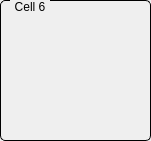
   <widget class="QGroupBox" name="groupBox_5">
    <property name="geometry">
     <rect>
      <x>180</x>
      <y>300</y>
      <width>151</width>
      <height>141</height>
     </rect>
    </property>
    <property name="styleSheet">
     <string notr="true">QGroupBox {
    border: 1px solid black;
    border-radius: 5px;
    margin-top: 0.5em;
}

QGroupBox::title {
    subcontrol-origin: margin;
    left: 10px;
    padding: 0 3px 0 3px;
}</string>
    </property>
    <property name="title">
     <string>Cell 6</string>
    </property>
    <widget class="QESimpleShape" name="qesimpleshape_96">
     <property name="geometry">
      <rect>
       <x>10</x>
       <y>30</y>
       <width>16</width>
       <height>16</height>
      </rect>
     </property>
     <property name="shape">
      <enum>QSimpleShape::circle</enum>
     </property>
     <property name="modulus">
      <number>2</number>
     </property>
     <property name="colour0" stdset="0">
      <color>
       <red>50</red>
       <green>20</green>
       <blue>20</blue>
      </color>
     </property>
     <property name="colour1" stdset="0">
      <color>
       <red>240</red>
       <green>5</green>
       <blue>5</blue>
      </color>
     </property>
     <property name="variable" stdset="0">
      <string>BOC$(cell)-CO-SB1:isInterlock</string>
     </property>
     <property name="variableSubstitutions" stdset="0">
      <string>cell=06</string>
     </property>
     <property name="displayAlarmStateOption" stdset="0">
      <enum>QE::Never</enum>
     </property>
    </widget>
    <widget class="QESubstitutedLabel" name="qesubstitutedlabel_96">
     <property name="geometry">
      <rect>
       <x>30</x>
       <y>30</y>
       <width>110</width>
       <height>17</height>
      </rect>
     </property>
     <property name="alignment">
      <set>Qt::AlignCenter</set>
     </property>
     <property name="labelText" stdset="0">
      <string>BOC$(cell)-CO-SB1</string>
     </property>
     <property name="textSubstitutions" stdset="0">
      <string>cell=06</string>
     </property>
    </widget>
    <widget class="QESubstitutedLabel" name="qesubstitutedlabel_97">
     <property name="geometry">
      <rect>
       <x>30</x>
       <y>50</y>
       <width>110</width>
       <height>17</height>
      </rect>
     </property>
     <property name="alignment">
      <set>Qt::AlignCenter</set>
     </property>
     <property name="labelText" stdset="0">
      <string>BOC$(cell)-CO-SB2</string>
     </property>
     <property name="textSubstitutions" stdset="0">
      <string>cell=06</string>
     </property>
    </widget>
    <widget class="QESimpleShape" name="qesimpleshape_97">
     <property name="geometry">
      <rect>
       <x>10</x>
       <y>50</y>
       <width>16</width>
       <height>16</height>
      </rect>
     </property>
     <property name="shape">
      <enum>QSimpleShape::circle</enum>
     </property>
     <property name="modulus">
      <number>2</number>
     </property>
     <property name="colour0" stdset="0">
      <color>
       <red>50</red>
       <green>20</green>
       <blue>20</blue>
      </color>
     </property>
     <property name="colour1" stdset="0">
      <color>
       <red>240</red>
       <green>5</green>
       <blue>5</blue>
      </color>
     </property>
     <property name="variable" stdset="0">
      <string>BOC$(cell)-CO-SB2:isInterlock</string>
     </property>
     <property name="variableSubstitutions" stdset="0">
      <string>cell=06</string>
     </property>
     <property name="displayAlarmStateOption" stdset="0">
      <enum>QE::Never</enum>
     </property>
    </widget>
    <widget class="QESubstitutedLabel" name="qesubstitutedlabel_98">
     <property name="geometry">
      <rect>
       <x>30</x>
       <y>70</y>
       <width>110</width>
       <height>17</height>
      </rect>
     </property>
     <property name="alignment">
      <set>Qt::AlignCenter</set>
     </property>
     <property name="labelText" stdset="0">
      <string>BOC$(cell)-CO-SB3</string>
     </property>
     <property name="textSubstitutions" stdset="0">
      <string>cell=06</string>
     </property>
    </widget>
    <widget class="QESimpleShape" name="qesimpleshape_98">
     <property name="geometry">
      <rect>
       <x>10</x>
       <y>70</y>
       <width>16</width>
       <height>16</height>
      </rect>
     </property>
     <property name="shape">
      <enum>QSimpleShape::circle</enum>
     </property>
     <property name="modulus">
      <number>2</number>
     </property>
     <property name="colour0" stdset="0">
      <color>
       <red>50</red>
       <green>20</green>
       <blue>20</blue>
      </color>
     </property>
     <property name="colour1" stdset="0">
      <color>
       <red>240</red>
       <green>5</green>
       <blue>5</blue>
      </color>
     </property>
     <property name="variable" stdset="0">
      <string>BOC$(cell)-CO-SB3:isInterlock</string>
     </property>
     <property name="variableSubstitutions" stdset="0">
      <string>cell=06</string>
     </property>
     <property name="displayAlarmStateOption" stdset="0">
      <enum>QE::Never</enum>
     </property>
    </widget>
    <widget class="QESubstitutedLabel" name="qesubstitutedlabel_99">
     <property name="geometry">
      <rect>
       <x>30</x>
       <y>90</y>
       <width>110</width>
       <height>17</height>
      </rect>
     </property>
     <property name="alignment">
      <set>Qt::AlignCenter</set>
     </property>
     <property name="labelText" stdset="0">
      <string>BOC$(cell)-CO-SB4</string>
     </property>
     <property name="textSubstitutions" stdset="0">
      <string>cell=06</string>
     </property>
    </widget>
    <widget class="QESimpleShape" name="qesimpleshape_99">
     <property name="geometry">
      <rect>
       <x>10</x>
       <y>90</y>
       <width>16</width>
       <height>16</height>
      </rect>
     </property>
     <property name="shape">
      <enum>QSimpleShape::circle</enum>
     </property>
     <property name="modulus">
      <number>2</number>
     </property>
     <property name="colour0" stdset="0">
      <color>
       <red>50</red>
       <green>20</green>
       <blue>20</blue>
      </color>
     </property>
     <property name="colour1" stdset="0">
      <color>
       <red>240</red>
       <green>5</green>
       <blue>5</blue>
      </color>
     </property>
     <property name="variable" stdset="0">
      <string>BOC$(cell)-CO-SB4:isInterlock</string>
     </property>
     <property name="variableSubstitutions" stdset="0">
      <string>cell=06</string>
     </property>
     <property name="displayAlarmStateOption" stdset="0">
      <enum>QE::Never</enum>
     </property>
    </widget>
    <widget class="QESubstitutedLabel" name="qesubstitutedlabel_100">
     <property name="geometry">
      <rect>
       <x>30</x>
       <y>110</y>
       <width>110</width>
       <height>17</height>
      </rect>
     </property>
     <property name="alignment">
      <set>Qt::AlignCenter</set>
     </property>
     <property name="labelText" stdset="0">
      <string>BOC$(cell)-CO-SB5</string>
     </property>
     <property name="textSubstitutions" stdset="0">
      <string>cell=06</string>
     </property>
    </widget>
    <widget class="QESimpleShape" name="qesimpleshape_100">
     <property name="geometry">
      <rect>
       <x>10</x>
       <y>110</y>
       <width>16</width>
       <height>16</height>
      </rect>
     </property>
     <property name="shape">
      <enum>QSimpleShape::circle</enum>
     </property>
     <property name="modulus">
      <number>2</number>
     </property>
     <property name="colour0" stdset="0">
      <color>
       <red>50</red>
       <green>20</green>
       <blue>20</blue>
      </color>
     </property>
     <property name="colour1" stdset="0">
      <color>
       <red>240</red>
       <green>5</green>
       <blue>5</blue>
      </color>
     </property>
     <property name="variable" stdset="0">
      <string>BOC$(cell)-CO-SB5:isInterlock</string>
     </property>
     <property name="variableSubstitutions" stdset="0">
      <string>cell=06</string>
     </property>
     <property name="displayAlarmStateOption" stdset="0">
      <enum>QE::Never</enum>
     </property>
    </widget>
   </widget>
